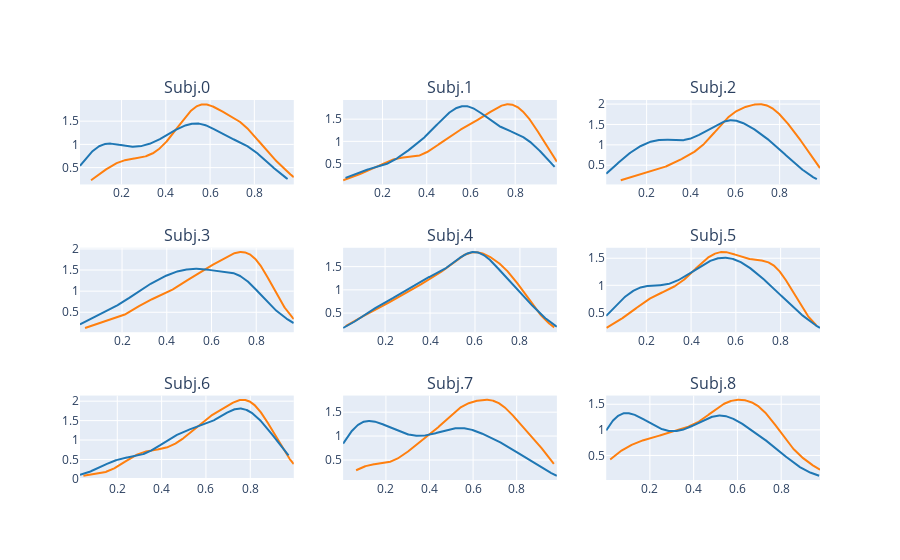
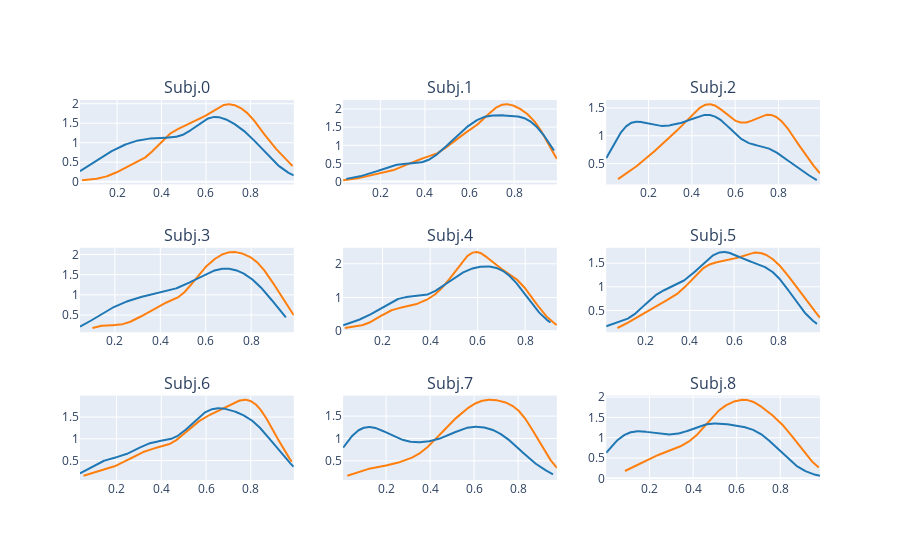
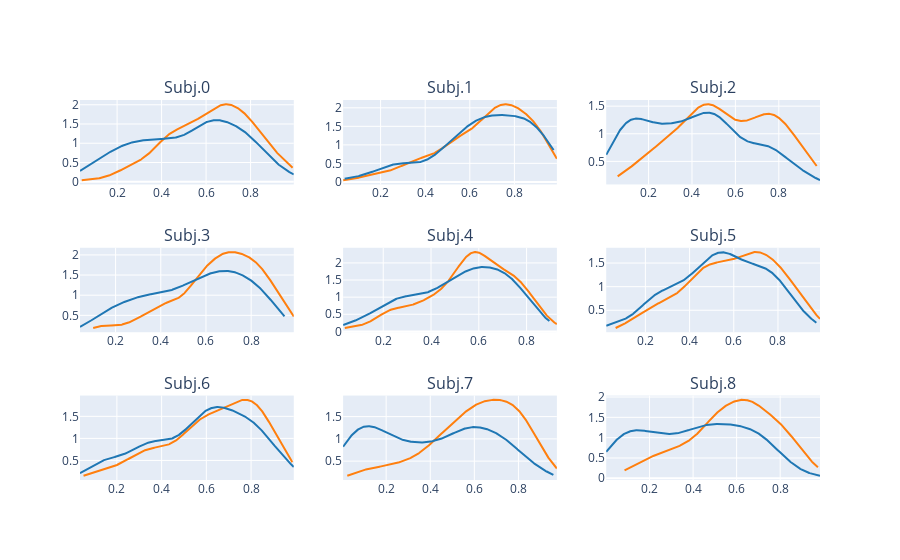

These figures' notebook cell, in order:
### Markdown cell above
# Rejection use case
Compute predictive entropy over all subjects for both methods (maybe normalise it). Then make a plot of coverage vs accuracy (threshold) for both methods. Because the predictions are alreaady averaged forward passes, the pred. entropy of a single input of shape (4,) would be simply the sum of pc * log(pc) for all the class probs.

### Code cell
# Avg predictive entropy on test set for both methods
acc_mcdropout = []
acc_mcdropconnect = []
acc_standard = []

methods = {'mcdropconnect': mcdropconnect, 'mcdropout':mcdropout, 'standard': standard}

for name, method in methods.items():
    print(f'{name.upper()}')
    entropy = predictive_uncertainty(method['test']['preds'])    # shape: (9,576)
    Y_true = method['test']['labels']    # shape: (9,576,4)
    # corrects = np.argmax(Y_true, axis=-1) == np.argmax(method['test']['preds'], axis=-1)    # axis -1 if (9,576,4). Also get corrects across ALL subjects
    # entropy_correct = entropy[corrects]
    # entropy_wrong = entropy[~corrects]
    trues = np.argmax(Y_true, axis=-1)
    preds = np.argmax(method['test']['preds'], axis=-1)
    # # For distribution plots of predictive entropy
    # hist_data = [entropy_correct, entropy_wrong]
    # group_labels = ['Correct', 'Incorrect']
    # fig = ff.create_distplot(hist_data, group_labels, bin_size=.05)
    # fig.show()
    fig = make_subplots(rows=3,cols=3, subplot_titles=[f'Subj.{x}' for x in range(0,9)])
    for r in range(1,4):
        for col in range(1,4):
            # World's most convoluted formula for finding out the cell number istg
            subj_id = (3 * r) - 4 + col
            corrects = np.argmax(Y_true[subj_id], axis=-1) == np.argmax(method['test']['preds'][subj_id], axis=-1)
            entropy_correct = entropy[subj_id][corrects]
            entropy_wrong = entropy[subj_id][~corrects]
            hist_data = [entropy_correct, entropy_wrong]
            group_labels = ['Corr.', 'Incorr.']
            sub = ff.create_distplot(hist_data, group_labels, bin_size=0.05)
            for trace in sub.select_traces(3):
                fig.add_trace(trace, row=r, col=col)
            for trace in sub.select_traces(2):
                fig.add_trace(trace, row=r, col=col)

    fig.show()
    for idx, subject in enumerate(trues):
        acc = accuracy_score(y_true=subject, y_pred=preds[idx], normalize=True)
        if name == 'mcdropconnect':
            acc_mcdropconnect.append(acc)
        elif name == 'mcdropout':
            acc_mcdropout.append(acc)
        else:
            acc_standard.append(acc)

print(f'acc_mcdropconnect:{np.mean(acc_mcdropconnect)}')
print(f'acc_mcdropout:{np.mean(acc_mcdropout)}')
print(f'acc_std:{np.mean(acc_standard)}')

### Figure 1 — Plotly figure (JSON) as saved in the notebook; plotly's stock layout.template omitted (floating-point values rounded to 4 significant figures; data arrays with more than 128 entries replaced by an {"elided": "..."} marker saying what was removed)
{"data": [{"legendgroup": "Incorr.", "marker": {"color": "rgb(255, 127, 14)"}, "mode": "lines", "name": "Incorr.", "showlegend": false, "type": "scatter", "x": {"elided": "500 float values"}, "xaxis": "x", "y": {"elided": "500 float values"}, "yaxis": "y"}, {"legendgroup": "Corr.", "marker": {"color": "rgb(31, 119, 180)"}, "mode": "lines", "name": "Corr.", "showlegend": false, "type": "scatter", "x": {"elided": "500 float values"}, "xaxis": "x", "y": {"elided": "500 float values"}, "yaxis": "y"}, {"legendgroup": "Incorr.", "marker": {"color": "rgb(255, 127, 14)"}, "mode": "lines", "name": "Incorr.", "showlegend": false, "type": "scatter", "x": {"elided": "500 float values"}, "xaxis": "x2", "y": {"elided": "500 float values"}, "yaxis": "y2"}, {"legendgroup": "Corr.", "marker": {"color": "rgb(31, 119, 180)"}, "mode": "lines", "name": "Corr.", "showlegend": false, "type": "scatter", "x": {"elided": "500 float values"}, "xaxis": "x2", "y": {"elided": "500 float values"}, "yaxis": "y2"}, {"legendgroup": "Incorr.", "marker": {"color": "rgb(255, 127, 14)"}, "mode": "lines", "name": "Incorr.", "showlegend": false, "type": "scatter", "x": {"elided": "500 float values"}, "xaxis": "x3", "y": {"elided": "500 float values"}, "yaxis": "y3"}, {"legendgroup": "Corr.", "marker": {"color": "rgb(31, 119, 180)"}, "mode": "lines", "name": "Corr.", "showlegend": false, "type": "scatter", "x": {"elided": "500 float values"}, "xaxis": "x3", "y": {"elided": "500 float values"}, "yaxis": "y3"}, {"legendgroup": "Incorr.", "marker": {"color": "rgb(255, 127, 14)"}, "mode": "lines", "name": "Incorr.", "showlegend": false, "type": "scatter", "x": {"elided": "500 float values"}, "xaxis": "x4", "y": {"elided": "500 float values"}, "yaxis": "y4"}, {"legendgroup": "Corr.", "marker": {"color": "rgb(31, 119, 180)"}, "mode": "lines", "name": "Corr.", "showlegend": false, "type": "scatter", "x": {"elided": "500 float values"}, "xaxis": "x4", "y": {"elided": "500 float values"}, "yaxis": "y4"}, {"legendgroup": "Incorr.", "marker": {"color": "rgb(255, 127, 14)"}, "mode": "lines", "name": "Incorr.", "showlegend": false, "type": "scatter", "x": {"elided": "500 float values"}, "xaxis": "x5", "y": {"elided": "500 float values"}, "yaxis": "y5"}, {"legendgroup": "Corr.", "marker": {"color": "rgb(31, 119, 180)"}, "mode": "lines", "name": "Corr.", "showlegend": false, "type": "scatter", "x": {"elided": "500 float values"}, "xaxis": "x5", "y": {"elided": "500 float values"}, "yaxis": "y5"}, {"legendgroup": "Incorr.", "marker": {"color": "rgb(255, 127, 14)"}, "mode": "lines", "name": "Incorr.", "showlegend": false, "type": "scatter", "x": {"elided": "500 float values"}, "xaxis": "x6", "y": {"elided": "500 float values"}, "yaxis": "y6"}, {"legendgroup": "Corr.", "marker": {"color": "rgb(31, 119, 180)"}, "mode": "lines", "name": "Corr.", "showlegend": false, "type": "scatter", "x": {"elided": "500 float values"}, "xaxis": "x6", "y": {"elided": "500 float values"}, "yaxis": "y6"}, {"legendgroup": "Incorr.", "marker": {"color": "rgb(255, 127, 14)"}, "mode": "lines", "name": "Incorr.", "showlegend": false, "type": "scatter", "x": {"elided": "500 float values"}, "xaxis": "x7", "y": {"elided": "500 float values"}, "yaxis": "y7"}, {"legendgroup": "Corr.", "marker": {"color": "rgb(31, 119, 180)"}, "mode": "lines", "name": "Corr.", "showlegend": false, "type": "scatter", "x": {"elided": "500 float values"}, "xaxis": "x7", "y": {"elided": "500 float values"}, "yaxis": "y7"}, {"legendgroup": "Incorr.", "marker": {"color": "rgb(255, 127, 14)"}, "mode": "lines", "name": "Incorr.", "showlegend": false, "type": "scatter", "x": {"elided": "500 float values"}, "xaxis": "x8", "y": {"elided": "500 float values"}, "yaxis": "y8"}, {"legendgroup": "Corr.", "marker": {"color": "rgb(31, 119, 180)"}, "mode": "lines", "name": "Corr.", "showlegend": false, "type": "scatter", "x": {"elided": "500 float values"}, "xaxis": "x8", "y": {"elided": "500 float values"}, "yaxis": "y8"}, {"legendgroup": "Incorr.", "marker": {"color": "rgb(255, 127, 14)"}, "mode": "lines", "name": "Incorr.", "showlegend": false, "type": "scatter", "x": {"elided": "500 float values"}, "xaxis": "x9", "y": {"elided": "500 float values"}, "yaxis": "y9"}, {"legendgroup": "Corr.", "marker": {"color": "rgb(31, 119, 180)"}, "mode": "lines", "name": "Corr.", "showlegend": false, "type": "scatter", "x": {"elided": "500 float values"}, "xaxis": "x9", "y": {"elided": "500 float values"}, "yaxis": "y9"}], "layout": {"annotations": [{"font": {"size": 16}, "showarrow": false, "text": "Subj.0", "x": 0.1444, "xanchor": "center", "xref": "paper", "y": 1, "yanchor": "bottom", "yref": "paper"}, {"font": {"size": 16}, "showarrow": false, "text": "Subj.1", "x": 0.5, "xanchor": "center", "xref": "paper", "y": 1, "yanchor": "bottom", "yref": "paper"}, {"font": {"size": 16}, "showarrow": false, "text": "Subj.2", "x": 0.8556, "xanchor": "center", "xref": "paper", "y": 1, "yanchor": "bottom", "yref": "paper"}, {"font": {"size": 16}, "showarrow": false, "text": "Subj.3", "x": 0.1444, "xanchor": "center", "xref": "paper", "y": 0.6111, "yanchor": "bottom", "yref": "paper"}, {"font": {"size": 16}, "showarrow": false, "text": "Subj.4", "x": 0.5, "xanchor": "center", "xref": "paper", "y": 0.6111, "yanchor": "bottom", "yref": "paper"}, {"font": {"size": 16}, "showarrow": false, "text": "Subj.5", "x": 0.8556, "xanchor": "center", "xref": "paper", "y": 0.6111, "yanchor": "bottom", "yref": "paper"}, {"font": {"size": 16}, "showarrow": false, "text": "Subj.6", "x": 0.1444, "xanchor": "center", "xref": "paper", "y": 0.2222, "yanchor": "bottom", "yref": "paper"}, {"font": {"size": 16}, "showarrow": false, "text": "Subj.7", "x": 0.5, "xanchor": "center", "xref": "paper", "y": 0.2222, "yanchor": "bottom", "yref": "paper"}, {"font": {"size": 16}, "showarrow": false, "text": "Subj.8", "x": 0.8556, "xanchor": "center", "xref": "paper", "y": 0.2222, "yanchor": "bottom", "yref": "paper"}], "xaxis": {"anchor": "y", "domain": [0, 0.2889]}, "xaxis2": {"anchor": "y2", "domain": [0.3556, 0.6444]}, "xaxis3": {"anchor": "y3", "domain": [0.7111, 1]}, "xaxis4": {"anchor": "y4", "domain": [0, 0.2889]}, "xaxis5": {"anchor": "y5", "domain": [0.3556, 0.6444]}, "xaxis6": {"anchor": "y6", "domain": [0.7111, 1]}, "xaxis7": {"anchor": "y7", "domain": [0, 0.2889]}, "xaxis8": {"anchor": "y8", "domain": [0.3556, 0.6444]}, "xaxis9": {"anchor": "y9", "domain": [0.7111, 1]}, "yaxis": {"anchor": "x", "domain": [0.7778, 1]}, "yaxis2": {"anchor": "x2", "domain": [0.7778, 1]}, "yaxis3": {"anchor": "x3", "domain": [0.7778, 1]}, "yaxis4": {"anchor": "x4", "domain": [0.3889, 0.6111]}, "yaxis5": {"anchor": "x5", "domain": [0.3889, 0.6111]}, "yaxis6": {"anchor": "x6", "domain": [0.3889, 0.6111]}, "yaxis7": {"anchor": "x7", "domain": [0, 0.2222]}, "yaxis8": {"anchor": "x8", "domain": [0, 0.2222]}, "yaxis9": {"anchor": "x9", "domain": [0, 0.2222]}}}

### Figure 2 — Plotly figure (JSON) as saved in the notebook; plotly's stock layout.template omitted (floating-point values rounded to 4 significant figures; data arrays with more than 128 entries replaced by an {"elided": "..."} marker saying what was removed)
{"data": [{"legendgroup": "Incorr.", "marker": {"color": "rgb(255, 127, 14)"}, "mode": "lines", "name": "Incorr.", "showlegend": false, "type": "scatter", "x": {"elided": "500 float values"}, "xaxis": "x", "y": {"elided": "500 float values"}, "yaxis": "y"}, {"legendgroup": "Corr.", "marker": {"color": "rgb(31, 119, 180)"}, "mode": "lines", "name": "Corr.", "showlegend": false, "type": "scatter", "x": {"elided": "500 float values"}, "xaxis": "x", "y": {"elided": "500 float values"}, "yaxis": "y"}, {"legendgroup": "Incorr.", "marker": {"color": "rgb(255, 127, 14)"}, "mode": "lines", "name": "Incorr.", "showlegend": false, "type": "scatter", "x": {"elided": "500 float values"}, "xaxis": "x2", "y": {"elided": "500 float values"}, "yaxis": "y2"}, {"legendgroup": "Corr.", "marker": {"color": "rgb(31, 119, 180)"}, "mode": "lines", "name": "Corr.", "showlegend": false, "type": "scatter", "x": {"elided": "500 float values"}, "xaxis": "x2", "y": {"elided": "500 float values"}, "yaxis": "y2"}, {"legendgroup": "Incorr.", "marker": {"color": "rgb(255, 127, 14)"}, "mode": "lines", "name": "Incorr.", "showlegend": false, "type": "scatter", "x": {"elided": "500 float values"}, "xaxis": "x3", "y": {"elided": "500 float values"}, "yaxis": "y3"}, {"legendgroup": "Corr.", "marker": {"color": "rgb(31, 119, 180)"}, "mode": "lines", "name": "Corr.", "showlegend": false, "type": "scatter", "x": {"elided": "500 float values"}, "xaxis": "x3", "y": {"elided": "500 float values"}, "yaxis": "y3"}, {"legendgroup": "Incorr.", "marker": {"color": "rgb(255, 127, 14)"}, "mode": "lines", "name": "Incorr.", "showlegend": false, "type": "scatter", "x": {"elided": "500 float values"}, "xaxis": "x4", "y": {"elided": "500 float values"}, "yaxis": "y4"}, {"legendgroup": "Corr.", "marker": {"color": "rgb(31, 119, 180)"}, "mode": "lines", "name": "Corr.", "showlegend": false, "type": "scatter", "x": {"elided": "500 float values"}, "xaxis": "x4", "y": {"elided": "500 float values"}, "yaxis": "y4"}, {"legendgroup": "Incorr.", "marker": {"color": "rgb(255, 127, 14)"}, "mode": "lines", "name": "Incorr.", "showlegend": false, "type": "scatter", "x": {"elided": "500 float values"}, "xaxis": "x5", "y": {"elided": "500 float values"}, "yaxis": "y5"}, {"legendgroup": "Corr.", "marker": {"color": "rgb(31, 119, 180)"}, "mode": "lines", "name": "Corr.", "showlegend": false, "type": "scatter", "x": {"elided": "500 float values"}, "xaxis": "x5", "y": {"elided": "500 float values"}, "yaxis": "y5"}, {"legendgroup": "Incorr.", "marker": {"color": "rgb(255, 127, 14)"}, "mode": "lines", "name": "Incorr.", "showlegend": false, "type": "scatter", "x": {"elided": "500 float values"}, "xaxis": "x6", "y": {"elided": "500 float values"}, "yaxis": "y6"}, {"legendgroup": "Corr.", "marker": {"color": "rgb(31, 119, 180)"}, "mode": "lines", "name": "Corr.", "showlegend": false, "type": "scatter", "x": {"elided": "500 float values"}, "xaxis": "x6", "y": {"elided": "500 float values"}, "yaxis": "y6"}, {"legendgroup": "Incorr.", "marker": {"color": "rgb(255, 127, 14)"}, "mode": "lines", "name": "Incorr.", "showlegend": false, "type": "scatter", "x": {"elided": "500 float values"}, "xaxis": "x7", "y": {"elided": "500 float values"}, "yaxis": "y7"}, {"legendgroup": "Corr.", "marker": {"color": "rgb(31, 119, 180)"}, "mode": "lines", "name": "Corr.", "showlegend": false, "type": "scatter", "x": {"elided": "500 float values"}, "xaxis": "x7", "y": {"elided": "500 float values"}, "yaxis": "y7"}, {"legendgroup": "Incorr.", "marker": {"color": "rgb(255, 127, 14)"}, "mode": "lines", "name": "Incorr.", "showlegend": false, "type": "scatter", "x": {"elided": "500 float values"}, "xaxis": "x8", "y": {"elided": "500 float values"}, "yaxis": "y8"}, {"legendgroup": "Corr.", "marker": {"color": "rgb(31, 119, 180)"}, "mode": "lines", "name": "Corr.", "showlegend": false, "type": "scatter", "x": {"elided": "500 float values"}, "xaxis": "x8", "y": {"elided": "500 float values"}, "yaxis": "y8"}, {"legendgroup": "Incorr.", "marker": {"color": "rgb(255, 127, 14)"}, "mode": "lines", "name": "Incorr.", "showlegend": false, "type": "scatter", "x": {"elided": "500 float values"}, "xaxis": "x9", "y": {"elided": "500 float values"}, "yaxis": "y9"}, {"legendgroup": "Corr.", "marker": {"color": "rgb(31, 119, 180)"}, "mode": "lines", "name": "Corr.", "showlegend": false, "type": "scatter", "x": {"elided": "500 float values"}, "xaxis": "x9", "y": {"elided": "500 float values"}, "yaxis": "y9"}], "layout": {"annotations": [{"font": {"size": 16}, "showarrow": false, "text": "Subj.0", "x": 0.1444, "xanchor": "center", "xref": "paper", "y": 1, "yanchor": "bottom", "yref": "paper"}, {"font": {"size": 16}, "showarrow": false, "text": "Subj.1", "x": 0.5, "xanchor": "center", "xref": "paper", "y": 1, "yanchor": "bottom", "yref": "paper"}, {"font": {"size": 16}, "showarrow": false, "text": "Subj.2", "x": 0.8556, "xanchor": "center", "xref": "paper", "y": 1, "yanchor": "bottom", "yref": "paper"}, {"font": {"size": 16}, "showarrow": false, "text": "Subj.3", "x": 0.1444, "xanchor": "center", "xref": "paper", "y": 0.6111, "yanchor": "bottom", "yref": "paper"}, {"font": {"size": 16}, "showarrow": false, "text": "Subj.4", "x": 0.5, "xanchor": "center", "xref": "paper", "y": 0.6111, "yanchor": "bottom", "yref": "paper"}, {"font": {"size": 16}, "showarrow": false, "text": "Subj.5", "x": 0.8556, "xanchor": "center", "xref": "paper", "y": 0.6111, "yanchor": "bottom", "yref": "paper"}, {"font": {"size": 16}, "showarrow": false, "text": "Subj.6", "x": 0.1444, "xanchor": "center", "xref": "paper", "y": 0.2222, "yanchor": "bottom", "yref": "paper"}, {"font": {"size": 16}, "showarrow": false, "text": "Subj.7", "x": 0.5, "xanchor": "center", "xref": "paper", "y": 0.2222, "yanchor": "bottom", "yref": "paper"}, {"font": {"size": 16}, "showarrow": false, "text": "Subj.8", "x": 0.8556, "xanchor": "center", "xref": "paper", "y": 0.2222, "yanchor": "bottom", "yref": "paper"}], "xaxis": {"anchor": "y", "domain": [0, 0.2889]}, "xaxis2": {"anchor": "y2", "domain": [0.3556, 0.6444]}, "xaxis3": {"anchor": "y3", "domain": [0.7111, 1]}, "xaxis4": {"anchor": "y4", "domain": [0, 0.2889]}, "xaxis5": {"anchor": "y5", "domain": [0.3556, 0.6444]}, "xaxis6": {"anchor": "y6", "domain": [0.7111, 1]}, "xaxis7": {"anchor": "y7", "domain": [0, 0.2889]}, "xaxis8": {"anchor": "y8", "domain": [0.3556, 0.6444]}, "xaxis9": {"anchor": "y9", "domain": [0.7111, 1]}, "yaxis": {"anchor": "x", "domain": [0.7778, 1]}, "yaxis2": {"anchor": "x2", "domain": [0.7778, 1]}, "yaxis3": {"anchor": "x3", "domain": [0.7778, 1]}, "yaxis4": {"anchor": "x4", "domain": [0.3889, 0.6111]}, "yaxis5": {"anchor": "x5", "domain": [0.3889, 0.6111]}, "yaxis6": {"anchor": "x6", "domain": [0.3889, 0.6111]}, "yaxis7": {"anchor": "x7", "domain": [0, 0.2222]}, "yaxis8": {"anchor": "x8", "domain": [0, 0.2222]}, "yaxis9": {"anchor": "x9", "domain": [0, 0.2222]}}}

### Figure 3 — Plotly figure (JSON) as saved in the notebook; plotly's stock layout.template omitted (floating-point values rounded to 4 significant figures; data arrays with more than 128 entries replaced by an {"elided": "..."} marker saying what was removed)
{"data": [{"legendgroup": "Incorr.", "marker": {"color": "rgb(255, 127, 14)"}, "mode": "lines", "name": "Incorr.", "showlegend": false, "type": "scatter", "x": {"elided": "500 float values"}, "xaxis": "x", "y": {"elided": "500 float values"}, "yaxis": "y"}, {"legendgroup": "Corr.", "marker": {"color": "rgb(31, 119, 180)"}, "mode": "lines", "name": "Corr.", "showlegend": false, "type": "scatter", "x": {"elided": "500 float values"}, "xaxis": "x", "y": {"elided": "500 float values"}, "yaxis": "y"}, {"legendgroup": "Incorr.", "marker": {"color": "rgb(255, 127, 14)"}, "mode": "lines", "name": "Incorr.", "showlegend": false, "type": "scatter", "x": {"elided": "500 float values"}, "xaxis": "x2", "y": {"elided": "500 float values"}, "yaxis": "y2"}, {"legendgroup": "Corr.", "marker": {"color": "rgb(31, 119, 180)"}, "mode": "lines", "name": "Corr.", "showlegend": false, "type": "scatter", "x": {"elided": "500 float values"}, "xaxis": "x2", "y": {"elided": "500 float values"}, "yaxis": "y2"}, {"legendgroup": "Incorr.", "marker": {"color": "rgb(255, 127, 14)"}, "mode": "lines", "name": "Incorr.", "showlegend": false, "type": "scatter", "x": {"elided": "500 float values"}, "xaxis": "x3", "y": {"elided": "500 float values"}, "yaxis": "y3"}, {"legendgroup": "Corr.", "marker": {"color": "rgb(31, 119, 180)"}, "mode": "lines", "name": "Corr.", "showlegend": false, "type": "scatter", "x": {"elided": "500 float values"}, "xaxis": "x3", "y": {"elided": "500 float values"}, "yaxis": "y3"}, {"legendgroup": "Incorr.", "marker": {"color": "rgb(255, 127, 14)"}, "mode": "lines", "name": "Incorr.", "showlegend": false, "type": "scatter", "x": {"elided": "500 float values"}, "xaxis": "x4", "y": {"elided": "500 float values"}, "yaxis": "y4"}, {"legendgroup": "Corr.", "marker": {"color": "rgb(31, 119, 180)"}, "mode": "lines", "name": "Corr.", "showlegend": false, "type": "scatter", "x": {"elided": "500 float values"}, "xaxis": "x4", "y": {"elided": "500 float values"}, "yaxis": "y4"}, {"legendgroup": "Incorr.", "marker": {"color": "rgb(255, 127, 14)"}, "mode": "lines", "name": "Incorr.", "showlegend": false, "type": "scatter", "x": {"elided": "500 float values"}, "xaxis": "x5", "y": {"elided": "500 float values"}, "yaxis": "y5"}, {"legendgroup": "Corr.", "marker": {"color": "rgb(31, 119, 180)"}, "mode": "lines", "name": "Corr.", "showlegend": false, "type": "scatter", "x": {"elided": "500 float values"}, "xaxis": "x5", "y": {"elided": "500 float values"}, "yaxis": "y5"}, {"legendgroup": "Incorr.", "marker": {"color": "rgb(255, 127, 14)"}, "mode": "lines", "name": "Incorr.", "showlegend": false, "type": "scatter", "x": {"elided": "500 float values"}, "xaxis": "x6", "y": {"elided": "500 float values"}, "yaxis": "y6"}, {"legendgroup": "Corr.", "marker": {"color": "rgb(31, 119, 180)"}, "mode": "lines", "name": "Corr.", "showlegend": false, "type": "scatter", "x": {"elided": "500 float values"}, "xaxis": "x6", "y": {"elided": "500 float values"}, "yaxis": "y6"}, {"legendgroup": "Incorr.", "marker": {"color": "rgb(255, 127, 14)"}, "mode": "lines", "name": "Incorr.", "showlegend": false, "type": "scatter", "x": {"elided": "500 float values"}, "xaxis": "x7", "y": {"elided": "500 float values"}, "yaxis": "y7"}, {"legendgroup": "Corr.", "marker": {"color": "rgb(31, 119, 180)"}, "mode": "lines", "name": "Corr.", "showlegend": false, "type": "scatter", "x": {"elided": "500 float values"}, "xaxis": "x7", "y": {"elided": "500 float values"}, "yaxis": "y7"}, {"legendgroup": "Incorr.", "marker": {"color": "rgb(255, 127, 14)"}, "mode": "lines", "name": "Incorr.", "showlegend": false, "type": "scatter", "x": {"elided": "500 float values"}, "xaxis": "x8", "y": {"elided": "500 float values"}, "yaxis": "y8"}, {"legendgroup": "Corr.", "marker": {"color": "rgb(31, 119, 180)"}, "mode": "lines", "name": "Corr.", "showlegend": false, "type": "scatter", "x": {"elided": "500 float values"}, "xaxis": "x8", "y": {"elided": "500 float values"}, "yaxis": "y8"}, {"legendgroup": "Incorr.", "marker": {"color": "rgb(255, 127, 14)"}, "mode": "lines", "name": "Incorr.", "showlegend": false, "type": "scatter", "x": {"elided": "500 float values"}, "xaxis": "x9", "y": {"elided": "500 float values"}, "yaxis": "y9"}, {"legendgroup": "Corr.", "marker": {"color": "rgb(31, 119, 180)"}, "mode": "lines", "name": "Corr.", "showlegend": false, "type": "scatter", "x": {"elided": "500 float values"}, "xaxis": "x9", "y": {"elided": "500 float values"}, "yaxis": "y9"}], "layout": {"annotations": [{"font": {"size": 16}, "showarrow": false, "text": "Subj.0", "x": 0.1444, "xanchor": "center", "xref": "paper", "y": 1, "yanchor": "bottom", "yref": "paper"}, {"font": {"size": 16}, "showarrow": false, "text": "Subj.1", "x": 0.5, "xanchor": "center", "xref": "paper", "y": 1, "yanchor": "bottom", "yref": "paper"}, {"font": {"size": 16}, "showarrow": false, "text": "Subj.2", "x": 0.8556, "xanchor": "center", "xref": "paper", "y": 1, "yanchor": "bottom", "yref": "paper"}, {"font": {"size": 16}, "showarrow": false, "text": "Subj.3", "x": 0.1444, "xanchor": "center", "xref": "paper", "y": 0.6111, "yanchor": "bottom", "yref": "paper"}, {"font": {"size": 16}, "showarrow": false, "text": "Subj.4", "x": 0.5, "xanchor": "center", "xref": "paper", "y": 0.6111, "yanchor": "bottom", "yref": "paper"}, {"font": {"size": 16}, "showarrow": false, "text": "Subj.5", "x": 0.8556, "xanchor": "center", "xref": "paper", "y": 0.6111, "yanchor": "bottom", "yref": "paper"}, {"font": {"size": 16}, "showarrow": false, "text": "Subj.6", "x": 0.1444, "xanchor": "center", "xref": "paper", "y": 0.2222, "yanchor": "bottom", "yref": "paper"}, {"font": {"size": 16}, "showarrow": false, "text": "Subj.7", "x": 0.5, "xanchor": "center", "xref": "paper", "y": 0.2222, "yanchor": "bottom", "yref": "paper"}, {"font": {"size": 16}, "showarrow": false, "text": "Subj.8", "x": 0.8556, "xanchor": "center", "xref": "paper", "y": 0.2222, "yanchor": "bottom", "yref": "paper"}], "xaxis": {"anchor": "y", "domain": [0, 0.2889]}, "xaxis2": {"anchor": "y2", "domain": [0.3556, 0.6444]}, "xaxis3": {"anchor": "y3", "domain": [0.7111, 1]}, "xaxis4": {"anchor": "y4", "domain": [0, 0.2889]}, "xaxis5": {"anchor": "y5", "domain": [0.3556, 0.6444]}, "xaxis6": {"anchor": "y6", "domain": [0.7111, 1]}, "xaxis7": {"anchor": "y7", "domain": [0, 0.2889]}, "xaxis8": {"anchor": "y8", "domain": [0.3556, 0.6444]}, "xaxis9": {"anchor": "y9", "domain": [0.7111, 1]}, "yaxis": {"anchor": "x", "domain": [0.7778, 1]}, "yaxis2": {"anchor": "x2", "domain": [0.7778, 1]}, "yaxis3": {"anchor": "x3", "domain": [0.7778, 1]}, "yaxis4": {"anchor": "x4", "domain": [0.3889, 0.6111]}, "yaxis5": {"anchor": "x5", "domain": [0.3889, 0.6111]}, "yaxis6": {"anchor": "x6", "domain": [0.3889, 0.6111]}, "yaxis7": {"anchor": "x7", "domain": [0, 0.2222]}, "yaxis8": {"anchor": "x8", "domain": [0, 0.2222]}, "yaxis9": {"anchor": "x9", "domain": [0, 0.2222]}}}
